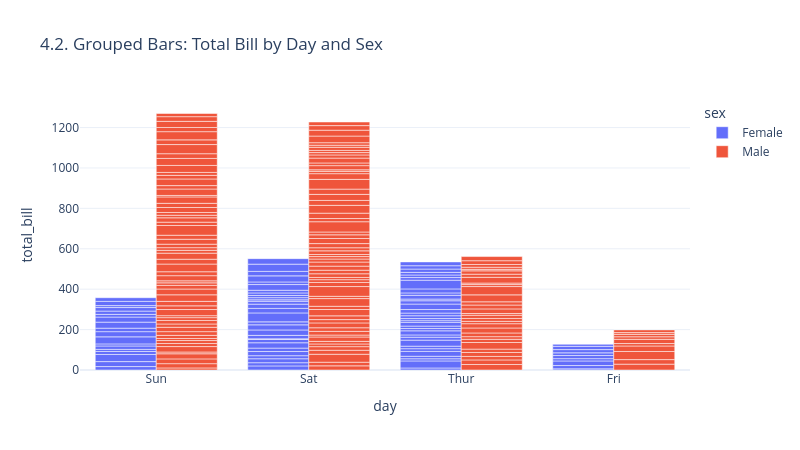
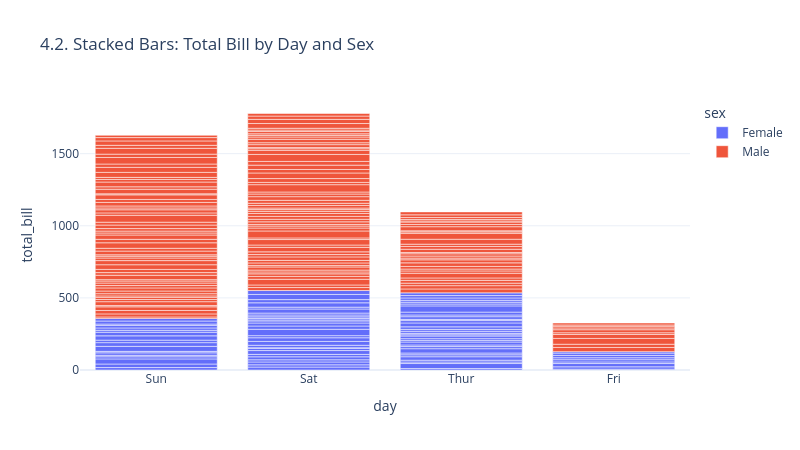

The code cell stored with these charts, in order, in its notebook:
### Markdown cell above
## 4.2. Bar Charts (Grouped & Stacked)

### Code cell
tips = px.data.tips()
fig = px.bar(
    tips, x="day", y="total_bill", color="sex",
    barmode="group", title="4.2. Grouped Bars: Total Bill by Day and Sex"
)
fig.show()

fig = px.bar(
    tips, x="day", y="total_bill", color="sex",
    barmode="relative", title="4.2. Stacked Bars: Total Bill by Day and Sex"
)
fig.show()

### Figure 1 — Plotly figure (JSON) as saved in the notebook; plotly's stock layout.template omitted (floating-point values rounded to 4 significant figures; data arrays with more than 128 entries replaced by an {"elided": "..."} marker saying what was removed)
{"data": [{"alignmentgroup": "True", "hovertemplate": "sex=Female<br>day=%{x}<br>total_bill=%{y}<extra></extra>", "legendgroup": "Female", "marker": {"color": "#636efa", "pattern": {"shape": ""}}, "name": "Female", "offsetgroup": "Female", "orientation": "v", "showlegend": true, "textposition": "auto", "type": "bar", "x": ["Sun", "Sun", "Sun", "Sun", "Sun", "Sun", "Sat", "Sat", "Sat", "Sat", "Sat", "Sat", "Sun", "Sun", "Sat", "Sat", "Sat", "Sat", "Sat", "Sat", "Sat", "Thur", "Thur", "Fri", "Fri", "Fri", "Fri", "Fri", "Sat", "Sat", "Sat", "Sat", "Sat", "Sun", "Sun", "Thur", "Thur", "Thur", "Thur", "Thur", "Thur", "Thur", "Thur", "Thur", "Thur", "Thur", "Thur", "Thur", "Thur", "Thur", "Thur", "Thur", "Thur", "Thur", "Thur", "Thur", "Thur", "Sun", "Sun", "Sun", "Sun", "Sun", "Sat", "Sat", "Sun", "Sun", "Sun", "Thur", "Thur", "Thur", "Thur", "Thur", "Thur", "Thur", "Sat", "Sat", "Sat", "Sat", "Sat", "Fri", "Fri", "Fri", "Fri", "Sat", "Sat", "Sat", "Thur"], "xaxis": "x", "y": [16.99, 24.59, 35.26, 14.83, 10.33, 16.97, 20.29, 15.77, 19.65, 15.06, 20.69, 16.93, 10.29, 34.81, 26.41, 16.45, 3.07, 17.07, 26.86, 25.28, 14.73, 10.07, 34.83, 5.75, 16.32, 22.75, 11.35, 15.38, 44.3, 22.42, 20.92, 14.31, 7.25, 25.71, 17.31, 10.65, 12.43, 24.08, 13.42, 12.48, 29.8, 14.52, 11.38, 20.27, 11.17, 12.26, 18.26, 8.51, 10.33, 14.15, 13.16, 17.47, 27.05, 16.43, 8.35, 18.64, 11.87, 29.85, 25.0, 13.39, 16.21, 17.51, 10.59, 10.63, 9.6, 20.9, 18.15, 19.81, 43.11, 13.0, 12.74, 13.0, 16.4, 16.47, 12.76, 13.27, 28.17, 12.9, 30.14, 13.42, 15.98, 16.27, 10.09, 22.12, 35.83, 27.18, 18.78], "yaxis": "y"}, {"alignmentgroup": "True", "hovertemplate": "sex=Male<br>day=%{x}<br>total_bill=%{y}<extra></extra>", "legendgroup": "Male", "marker": {"color": "#EF553B", "pattern": {"shape": ""}}, "name": "Male", "offsetgroup": "Male", "orientation": "v", "showlegend": true, "textposition": "auto", "type": "bar", "x": {"elided": "157 str values"}, "xaxis": "x", "y": {"elided": "157 float values"}, "yaxis": "y"}], "layout": {"barmode": "group", "height": 450, "legend": {"title": {"text": "sex"}, "tracegroupgap": 0}, "title": {"text": "4.2. Grouped Bars: Total Bill by Day and Sex"}, "width": 800, "xaxis": {"anchor": "y", "domain": [0, 1], "title": {"text": "day"}}, "yaxis": {"anchor": "x", "domain": [0, 1], "title": {"text": "total_bill"}}}}

### Figure 2 — Plotly figure (JSON) as saved in the notebook; plotly's stock layout.template omitted (floating-point values rounded to 4 significant figures; data arrays with more than 128 entries replaced by an {"elided": "..."} marker saying what was removed)
{"data": [{"hovertemplate": "sex=Female<br>day=%{x}<br>total_bill=%{y}<extra></extra>", "legendgroup": "Female", "marker": {"color": "#636efa", "pattern": {"shape": ""}}, "name": "Female", "orientation": "v", "showlegend": true, "textposition": "auto", "type": "bar", "x": ["Sun", "Sun", "Sun", "Sun", "Sun", "Sun", "Sat", "Sat", "Sat", "Sat", "Sat", "Sat", "Sun", "Sun", "Sat", "Sat", "Sat", "Sat", "Sat", "Sat", "Sat", "Thur", "Thur", "Fri", "Fri", "Fri", "Fri", "Fri", "Sat", "Sat", "Sat", "Sat", "Sat", "Sun", "Sun", "Thur", "Thur", "Thur", "Thur", "Thur", "Thur", "Thur", "Thur", "Thur", "Thur", "Thur", "Thur", "Thur", "Thur", "Thur", "Thur", "Thur", "Thur", "Thur", "Thur", "Thur", "Thur", "Sun", "Sun", "Sun", "Sun", "Sun", "Sat", "Sat", "Sun", "Sun", "Sun", "Thur", "Thur", "Thur", "Thur", "Thur", "Thur", "Thur", "Sat", "Sat", "Sat", "Sat", "Sat", "Fri", "Fri", "Fri", "Fri", "Sat", "Sat", "Sat", "Thur"], "xaxis": "x", "y": [16.99, 24.59, 35.26, 14.83, 10.33, 16.97, 20.29, 15.77, 19.65, 15.06, 20.69, 16.93, 10.29, 34.81, 26.41, 16.45, 3.07, 17.07, 26.86, 25.28, 14.73, 10.07, 34.83, 5.75, 16.32, 22.75, 11.35, 15.38, 44.3, 22.42, 20.92, 14.31, 7.25, 25.71, 17.31, 10.65, 12.43, 24.08, 13.42, 12.48, 29.8, 14.52, 11.38, 20.27, 11.17, 12.26, 18.26, 8.51, 10.33, 14.15, 13.16, 17.47, 27.05, 16.43, 8.35, 18.64, 11.87, 29.85, 25.0, 13.39, 16.21, 17.51, 10.59, 10.63, 9.6, 20.9, 18.15, 19.81, 43.11, 13.0, 12.74, 13.0, 16.4, 16.47, 12.76, 13.27, 28.17, 12.9, 30.14, 13.42, 15.98, 16.27, 10.09, 22.12, 35.83, 27.18, 18.78], "yaxis": "y"}, {"hovertemplate": "sex=Male<br>day=%{x}<br>total_bill=%{y}<extra></extra>", "legendgroup": "Male", "marker": {"color": "#EF553B", "pattern": {"shape": ""}}, "name": "Male", "orientation": "v", "showlegend": true, "textposition": "auto", "type": "bar", "x": {"elided": "157 str values"}, "xaxis": "x", "y": {"elided": "157 float values"}, "yaxis": "y"}], "layout": {"barmode": "relative", "height": 450, "legend": {"title": {"text": "sex"}, "tracegroupgap": 0}, "title": {"text": "4.2. Stacked Bars: Total Bill by Day and Sex"}, "width": 800, "xaxis": {"anchor": "y", "domain": [0, 1], "title": {"text": "day"}}, "yaxis": {"anchor": "x", "domain": [0, 1], "title": {"text": "total_bill"}}}}
